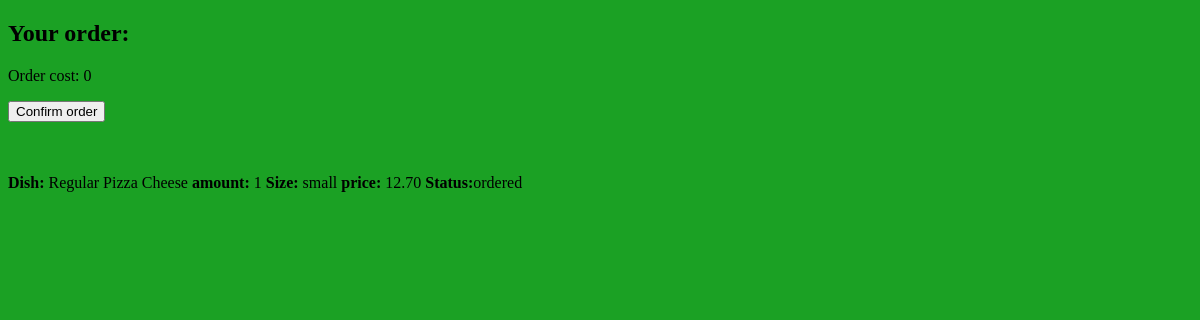
Screenshot of /show_order (signed in) with the database file from the repository.
### orders/models.py (models this page shows, shortened)
class order(models.Model):
    status=models.CharField(max_length=15, choices=STATUS_CHOICES)
    menu=models.ForeignKey(menu,on_delete=models.CASCADE, related_name="menu")
    user=models.ForeignKey(User, on_delete=models.CASCADE, blank=True, related_name="user", default=2)
    date=models.DateTimeField(auto_now=True)
    amount=models.IntegerField()
    size=models.CharField(max_length=15)
    topping=models.ManyToManyField(toppings, blank=True, related_name="toppingsONorder")
    price=models.DecimalField(max_digits=8, decimal_places=2, null=True)

class menu(models.Model):
    dish=models.CharField(max_length=50)
    dish_type=models.CharField(max_length=50)
    size=models.CharField(max_length=15, choices=SIZE_CHOICES, default='standart')
    adds_amount=models.IntegerField()
    comparison=models.CharField(max_length=10)
    cost_small=models.DecimalField(max_digits=8, decimal_places=2, null=True)
    cost_large=models.DecimalField(max_digits=8, decimal_places=2, null=True)

### orders/views.py (the view)
# urls.py: path("show_order", views.show_order, name="show"),
def show_order(request):
    if request.method=='GET':
        summ=0
        orderss=order.objects.filter(user=request.user, status="marked")
        confirmed=order.objects.filter(user=request.user, status="ordered")|order.objects.filter(user=request.user, status="done")
        for o in orderss:
            summ+=float(o.price)
        context = {
        "list_order":orderss,
        "price":summ,
        "confirmed":confirmed
        }
        return render(request, "orders/client_order.html", context)
    if request.method=='POST':
        orderss=order.objects.filter(user=request.user, status="marked")
        orderss.status="ordered"
        order.save()
        return render(request,"orders/error.html", {"error":"your order confirmed"} )

### orders/templates/orders/client_order.html (shortened to what this page needs)
{% extends "orders/base.html" %}
{% block body %}
   <h2> Your order:</h2>
Order cost: {{price}}
<p><a href="{% url 'confirm' %}" method="POST"><button>Confirm order</button></p></a>
<br> {% for l in confirmed %}
<br>
 <strong> Dish:</strong>  {{l.menu.dish}} {{l.menu.dish_type}} <strong> amount: </strong> {{l.amount}} <strong> Size: </strong> {{l.size}} <strong> price: </strong>{{l.price}}
  <strong>Status:</strong>{{l.status}}
  {% endfor %}
{% endblock %}

### orders/static/orders/styles.css (style rules this page uses)
body { background-color: #1ba124; }
a { font-size: 16px; color: #00008B; }

### rows the page displays
order: menu.dish "Regular Pizza", menu.dish_type "Cheese", amount "1", size "small", price "12.70", status "ordered"

### other values shown
{{ price }} "0"
